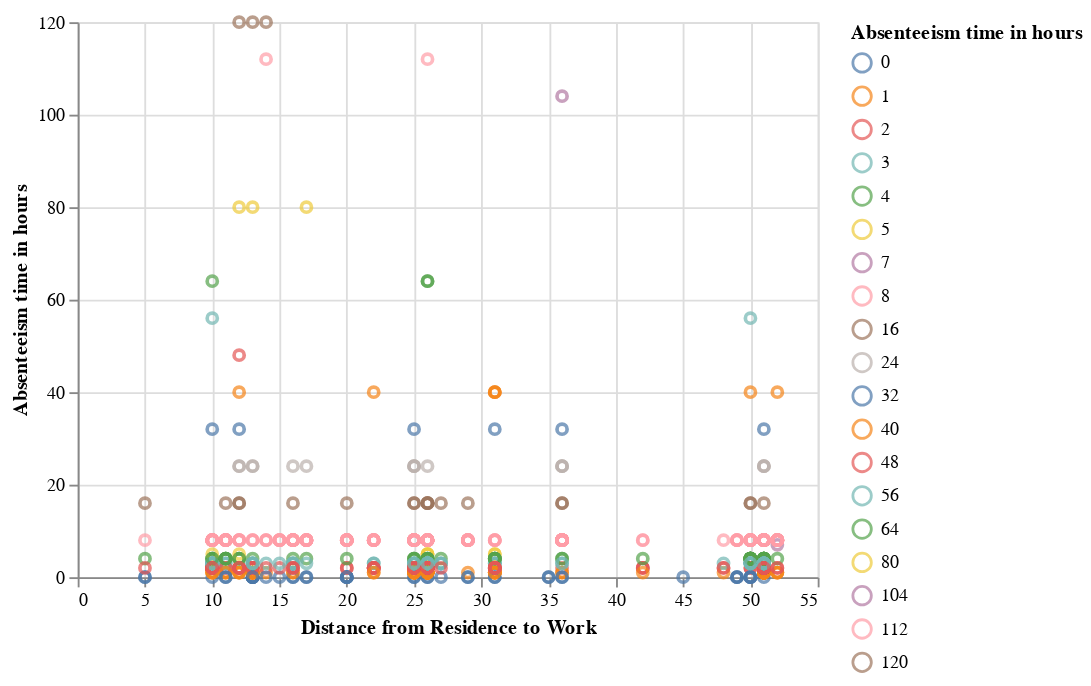

Notebook cell for this chart:
### Code cell
points = alt.Chart(data). mark_point(). encode(x= 'Distance from Residence to Work', y= 'Absenteeism time in hours', color=alt.condition(brush, 'Absenteeism time in hours:N', alt.value('green'))). add_selection(brush)

points

### Figure 1 — Vega-Lite specification as saved in the notebook (floating-point values rounded to 4 significant figures; data arrays with more than 128 entries replaced by an {"elided": "..."} marker saying what was removed)
{"config": {"view": {"continuousWidth": 400, "continuousHeight": 300}}, "data": {"name": "data-f286d4973bcea1ca199e9ee197b40641"}, "mark": "point", "encoding": {"color": {"condition": {"type": "nominal", "field": "Absenteeism time in hours", "selection": "selector002"}, "value": "green"}, "x": {"type": "quantitative", "field": "Distance from Residence to Work"}, "y": {"type": "quantitative", "field": "Absenteeism time in hours"}}, "selection": {"selector002": {"type": "interval"}}, "$schema": "https://vega.github.io/schema/vega-lite/v4.8.1.json", "datasets": {"data-f286d4973bcea1ca199e9ee197b40641": {"elided": "740 records"}}}
